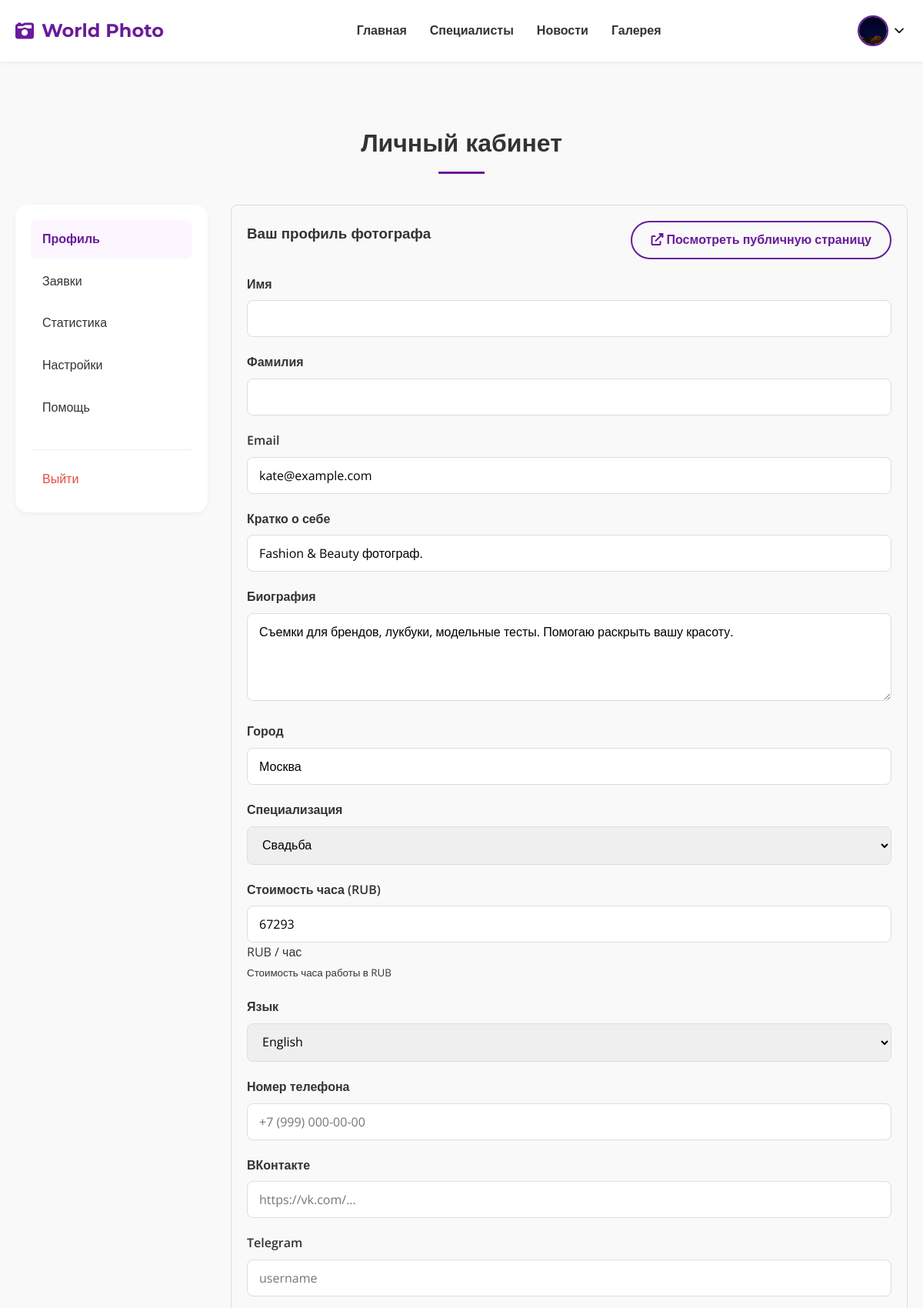
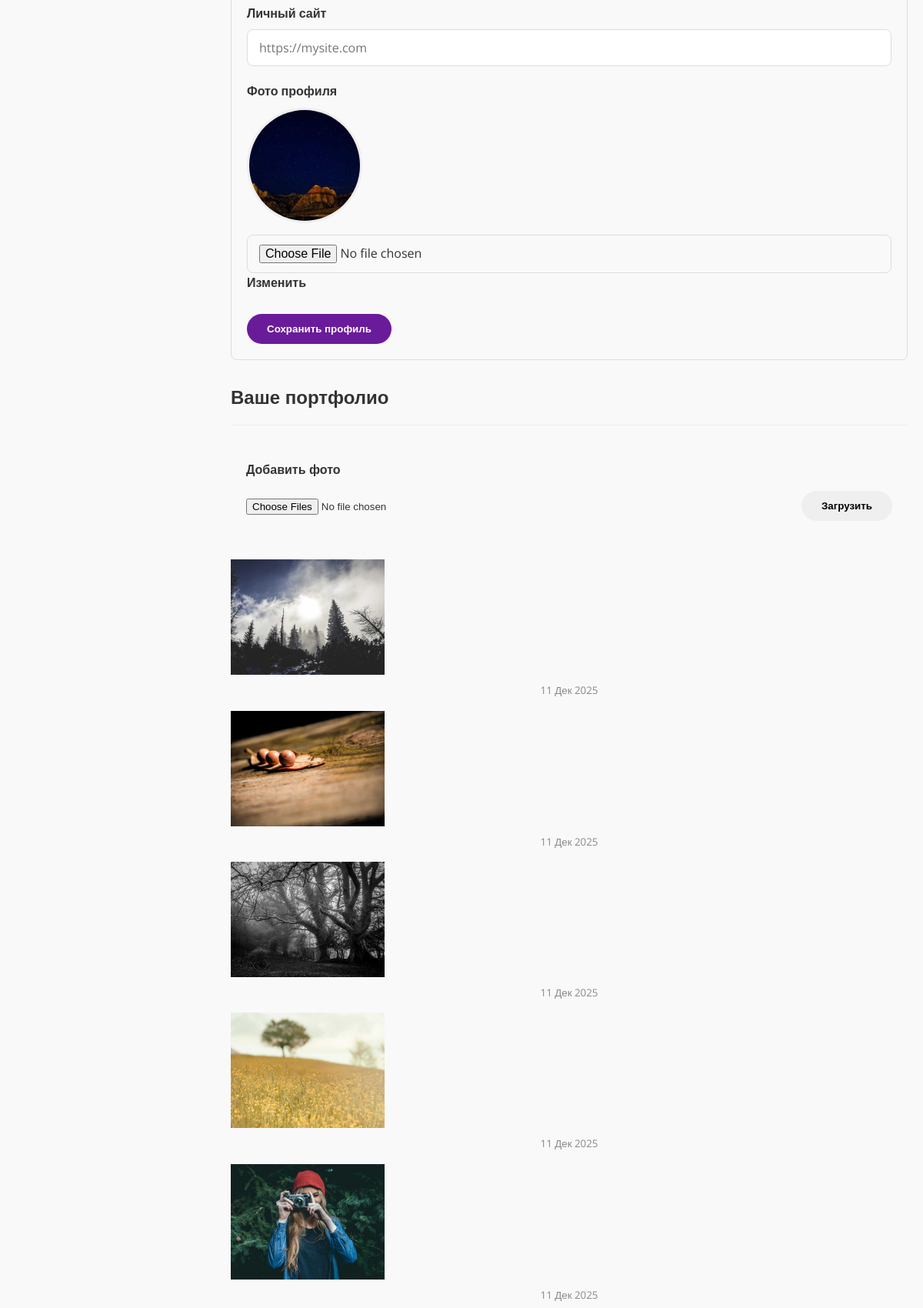
Screenshot of /users/dashboard/ (signed in, upper part) with the database file from the repository (2 pictures, top to bottom).
### users/models.py (models this page shows, shortened)
class PhotographerProfile(models.Model):
    user = models.OneToOneField(User, on_delete=models.CASCADE)
    short_intro = models.CharField(max_length=250)
    bio = models.TextField()
    city = models.CharField(max_length=100, blank=True, null=True)
    SPECIALIZATION_CHOICES = [
        ('wedding', 'Свадьба'),
        ('portrait', 'Портрет'),
        ('reportage', 'Репортаж'),
        ('lovestory', 'Love Story'),
        ('fashion', 'Fashion'),
    ]
    specialization = models.CharField(max_length=50, choices=SPECIALIZATION_CHOICES, default='wedding')
    price = models.IntegerField(default=0, help_text="Стоимость часа работы в RUB")
    LANGUAGE_CHOICES = [
        ('ru', 'Русский'),
        ('en', 'English'),
    ]
    language = models.CharField(max_length=10, choices=LANGUAGE_CHOICES, default='ru')
    profile_image = models.ImageField(upload_to='profile_images', blank=True, null=True)
    views_count = models.PositiveIntegerField(default=0)
    phone_number = models.CharField(max_length=20, blank=True, null=True, verbose_name="Номер телефона")
    social_vk = models.URLField(blank=True, null=True, verbose_name="Ссылка на ВКонтакте")
    social_telegram = models.CharField(max_length=50, blank=True, null=True, verbose_name="Telegram (username)")
    website = models.URLField(blank=True, null=True, verbose_name="Личный сайт")

class Photo(models.Model):
    photographer = models.ForeignKey(PhotographerProfile, on_delete=models.CASCADE, related_name='photos')
    image = models.ImageField(upload_to='photographs')
    uploaded_at = models.DateTimeField(auto_now_add=True)

### users/views.py (the view, shortened to what this page needs)
# urls.py: path('dashboard/', views.dashboard, name='dashboard'),
@login_required
def dashboard(request):
    try:
        profile = request.user.photographerprofile
        is_photographer = True
        client_profile = None
    except PhotographerProfile.DoesNotExist:
        profile = None
        is_photographer = False
        client_profile, created = ClientProfile.objects.get_or_create(user=request.user)
    password_form = PasswordChangeForm(request.user)
    p_form = None
    photo_form = None
    photos = []
    received_active_bookings = []
    received_completed_bookings = []
    client_form = None
    if is_photographer:
        p_form = PhotographerProfileForm(instance=profile)
        photo_form = PhotoUploadForm()
        photos = profile.photos.all().order_by('-uploaded_at')
        all_received = BookingRequest.objects.filter(photographer=profile, is_deleted_by_photographer=False).order_by('-created_at')
        received_active_bookings = all_received.exclude(status='completed')
        received_completed_bookings = all_received.filter(status='completed')
    else:
        client_form = ClientProfileForm(instance=client_profile)
    all_sent = BookingRequest.objects.filter(client=request.user, is_deleted_by_client=False).order_by('-created_at')
    sent_active_bookings = all_sent.exclude(status='completed')
    sent_completed_bookings = all_sent.filter(status='completed')
    favorites = Favorite.objects.filter(user=request.user)
    return render(request, 'users/dashboard.html', {
        'is_photographer': is_photographer,
        'p_form': p_form,
        'photo_form': photo_form,
        'photos': photos,
        'password_form': password_form,
        'received_bookings': received_active_bookings, # Backward compatibility if needed, but we'll use new names in template
        'received_active_bookings': received_active_bookings,
        'received_completed_bookings': received_completed_bookings,
        'sent_bookings': sent_active_bookings, # Backward compatibility
        'sent_active_bookings': sent_active_bookings,
        'sent_completed_bookings': sent_completed_bookings,
        'favorites': favorites,
        'client_form': client_form,
        'client_profile': client_profile,
    })

### users/forms.py
class PhotoUploadForm(forms.Form):
    image = forms.ImageField(widget=forms.ClearableFileInput(), label='Загрузить фото')
    def __init__(self, *args, **kwargs):
        super().__init__(*args, **kwargs)
        self.fields['image'].widget.attrs.update({'multiple': True})

### users/templatetags/user_filters.py (called while the page is built, shortened)
@register.filter
def get_avatar_url(user):
    try:
        if hasattr(user, 'photographerprofile'):
            profile = user.photographerprofile
            if profile.profile_image:
                return profile.profile_image.url
    except Exception:
        pass

### users/templates/users/dashboard.html (shortened to what this page needs)
{% extends 'users/base.html' %}
{% block content %}
<div class="container" style="padding-top: 40px; padding-bottom: 40px;">
<h1 class="section-title">Личный кабинет</h1>
    <div class="dashboard-container">
        <div class="dashboard-sidebar">
            <ul class="sidebar-menu">
                <li><a onclick="openTab(event, 'profile')" class="tab-link active">Профиль</a></li>
                {% if is_photographer %}
                    <li><a onclick="openTab(event, 'bookings')" class="tab-link">Заявки</a></li>
                    <li><a onclick="openTab(event, 'stats')" class="tab-link">Статистика</a></li>
                {% else %}
                    <li><a onclick="openTab(event, 'bookings')" class="tab-link">Мои заказы</a></li>
                {% endif %}
                <li><a onclick="openTab(event, 'settings')" class="tab-link">Настройки</a></li>
                <li><a onclick="openTab(event, 'help')" class="tab-link">Помощь</a></li>
            </ul>
            <div class="sidebar-footer">
                <a href="#" onclick="document.getElementById('logout-form').submit(); return false;" class="logout-link">Выйти</a>
            </div>
        </div>
        <div class="dashboard-content">
            <div id="profile" class="tab-content active">
                {% if is_photographer %}
                <div style="margin-bottom: 30px; border: 1px solid #ddd; padding: 20px; border-radius: 8px;">
                    <div style="display: flex; justify-content: space-between; align-items: center; margin-bottom: 20px;">
                        <h3>Ваш профиль фотографа</h3>
                        <a href="{% url 'photographer_detail' pk=user.photographerprofile.pk %}" class="btn btn-outline-primary" target="_blank">
                            <i class="fas fa-external-link-alt"></i> Посмотреть публичную страницу
                        </a>
                    </div>
                    <form method="post" enctype="multipart/form-data">
                        {% for field in p_form %}
                            {% if field.name != 'profile_image' %}
                                <div class="form-group">
                                    <label for="{{ field.id_for_label }}">{{ field.label }}</label>
                                    {% if field.name == 'price' %}
                                        <div class="price-input-wrapper">
                                            {{ field }}
                                            <span class="price-suffix">RUB / час</span>
                                        </div>
                                    {% else %}
                                        {{ field }}
                                    {% endif %}
                                    {% if field.help_text %}
                                        <small class="form-text text-muted">{{ field.help_text }}</small>
                                    {% endif %}
                                </div>
                            {% endif %}
                        {% endfor %}
                        <div class="form-group profile-image-group">
                            <label>Фото профиля</label>
                            <div class="profile-image-container">
                                {% if p_form.instance.profile_image %}
                                    <div class="current-image" id="currentImageContainer">
                                        <img src="{{ p_form.instance.profile_image.url }}" alt="Profile Photo" class="dashboard-profile-img">
                                    </div>
                                {% endif %}
                                <div class="image-actions">
                                    <input type="file" name="profile_image" id="id_profile_image" class="hidden-file-input" onchange="previewImage(this)">
                                    <label for="id_profile_image" class="action-link change-link" style="cursor: pointer; display: inline-block; margin-right: 10px;">Изменить</label>
                                </div>
                            </div>
                        </div>
                        <button type="submit" name="update_profile" class="btn btn-primary btn-save-profile">Сохранить профиль</button>
                    </form>
                </div>
                <div class="profile-section">
                    <h3 class="section-header">Ваше портфолио</h3>
                    <div style="margin-bottom: 30px; background: #f9f9f9; padding: 20px; border-radius: 8px;">
                        <h4 style="margin-bottom: 15px;">Добавить фото</h4>
                        <form method="post" enctype="multipart/form-data" style="display: flex; gap: 10px; align-items: center; flex-wrap: wrap;">
                            <div style="flex: 1;">
                                {{ photo_form.image }}
                            </div>
                            <button type="submit" name="upload_photo" class="btn btn-outline">Загрузить</button>
                        </form>
                    </div>
                    <div class="photo-grid" style="grid-template-columns: repeat(auto-fill, minmax(150px, 1fr));">
                        {% for photo in photos %}
                            <div class="photo-item">
                                <img src="{{ photo.image.url }}" alt="My Photo" style="height: 150px;">
                                <div class="photo-info" style="padding: 10px; text-align: center;">
                                    <small style="color: #888; display: block; margin-bottom: 5px;">{{ photo.uploaded_at|date:"d M Y" }}</small>
                                </div>
                            </div>
                        {% empty %}
                            <div style="text-align: center; grid-column: 1/-1; padding: 20px;">
                                <i class="fas fa-camera" style="font-size: 3rem; color: #ddd; margin-bottom: 20px;"></i>
                                <p>Вы еще не загрузили фотографий.</p>
                            </div>
                        {% endfor %}
                    </div>
                </div>
                {% endif %}
            </div>
    </div>
</div>
{% endblock %}

### users/templates/users/base.html (shortened to what this page needs)
{% load static %}
{% load user_filters %}
<!DOCTYPE html>
<html lang="ru">
<head>
    <link rel="stylesheet" href="https://cdnjs.cloudflare.com/ajax/libs/font-awesome/6.0.0/css/all.min.css">
    <link rel="stylesheet" href="{% static 'styles.css' %}">
</head>
<body>
    <header>
        <nav class="navbar">
            <div class="container">
                <a href="{% url 'home' %}" class="logo">
                    <i class="fas fa-camera-retro"></i> World Photo
                </a>
                <ul class="nav-links">
                    <li><a href="{% url 'home' %}" class="{% if request.resolver_match.url_name == 'home' %}active{% endif %}">Главная</a></li>
                    <li><a href="{% url 'specialists' %}" class="{% if 'specialists' in request.path %}active{% endif %}">Специалисты</a></li>
                    <li><a href="{% url 'news' %}" class="{% if 'news' in request.path %}active{% endif %}">Новости</a></li>
                    <li><a href="{% url 'gallery' %}" class="{% if 'gallery' in request.path %}active{% endif %}">Галерея</a></li>
                </ul>
                <div class="auth-buttons">
                    {% if user.is_authenticated %}
                        <div class="user-menu">
                            <button class="user-avatar-btn">
                                <img src="{{ user|get_avatar_url }}" alt="{{ user.username }}" class="user-avatar-img">
                                <i class="fas fa-chevron-down"></i>
                            </button>
                        </div>
                    {% else %}
                        <a href="{% url 'login' %}" class="btn btn-text">Войти</a>
                        <a href="{% url 'register' %}" class="btn btn-primary">Регистрация</a>
                    {% endif %}
                </div>
            </div>
        </nav>
    </header>
    <main class="main-content">
        {% block content %}
        {% endblock %}
    </main>
</body>
</html>

### rows the page displays
PhotographerProfile: p_form "Fashion & Beauty фотограф." "Съемки для брендов, лукбуки, модельные тесты. Помогаю раскрыть вашу красоту." "Москва" "Свадьба" "English", p_form "67293", instance.profile_image (picture)
Photo: image (picture), uploaded_at "11 Дек 2025"
Photo: image (picture), uploaded_at "11 Дек 2025"
Photo: image (picture), uploaded_at "11 Дек 2025"
Photo: image (picture), uploaded_at "11 Дек 2025"
Photo: image (picture), uploaded_at "11 Дек 2025"

### other values shown
{{ field.label }} "Имя" "Фамилия" "Email" "Кратко о себе" "Биография" "Город" "Специализация" "Стоимость часа (RUB)" "Язык" "Номер телефона" "ВКонтакте" "Telegram" "Личный сайт"
{{ field.help_text }} "Стоимость часа работы в RUB"
